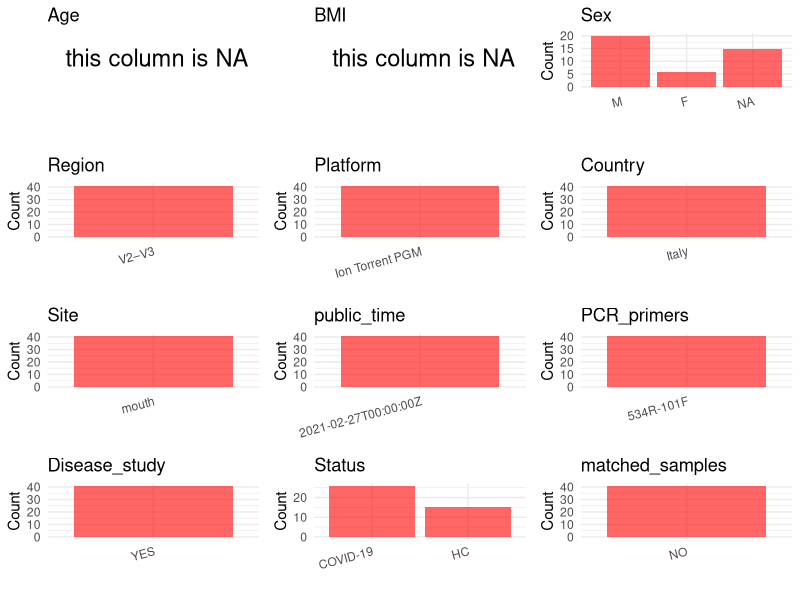

Write R code to recreate this figure. (Note: this script raises an error after producing the figure.)
## ---- chunk 1
# Load necessary libraries
library(dplyr)
library(ggplot2)
library(cowplot)

# Set working directory (update this path to your local directory)
setwd("D:/oral_project/PRJNA692359")

# Read the initial metadata files
initial_meta<-read.csv("SraRunTable.csv",header = T)

# Combine the two metadata files
#meta <- rbind(initial_meta, initial_meta1)

#Remove entries non-oral samples
#initial_meta <- subset(initial_meta,isolate %in% c("saliva","tongue coat"))

# Check the number of samples containing "HT" in Sample.Name (e.g., healthy controls)
#nrow(subset(meta, grepl("HT", Sample.Name)))

# Display the first few rows of the metadata
head(initial_meta)
## ---- chunk 2
# Create a uniform metadata dataframe
metadata <- data.frame(
  BioProject = initial_meta$BioProject,
  Run = initial_meta$Run,
  sample_name = initial_meta$Sample.Name,
  Age = NA,
  BMI = NA,
  #Sex = NA,
  Region = "V2–V3",
  Platform = initial_meta$Instrument,
  Country = initial_meta$geo_loc_name_country,
  Site = initial_meta$env_material,
  public_time = initial_meta$ReleaseDate,
  stringsAsFactors = FALSE
)
## ---- chunk 3
metadata <- metadata %>%
  mutate(
    Sex = case_when(
      grepl("A", sample_name) ~ "F",  # 如果样本名称包含"A"，则性别为"F"（女性）
      grepl("ator|btor", sample_name) ~ "M",  # 如果样本名称包含"ator"，则性别为"M"（男性）
      sample_name %in% c("sal", "VW", "PF", "ON", "DG", "", NA) ~ NA_character_,  # 如果样本名称是这些未提供或未指定的值，则性别设为NA
      TRUE ~ NA_character_  # 其他所有情况，性别也设为NA
    )
  )
## ---- chunk 4
# Add information obtained from the publication
metadata$PCR_primers <- "534R-101F"
metadata$title <- "Profiling of Oral Microbiota and Cytokines in COVID-19 Patients"
metadata$Disease_study <- "YES"
# Assign disease status based on sample_name patterns
metadata <- metadata %>%
  mutate(Status = case_when(
    grepl("VW|PF|ON|DG|sal", sample_name) ~ "HC",
    grepl("ator|A|btor", sample_name) ~ "COVID-19"
  ))

#get subjects id according to sample id
metadata$sample_name<-gsub("","",metadata$sample_name)
#get subjects id with Saliva available
keep_subjects<-subset(metadata,Site %in% "mouth")
#remove subjects without Saliva samples
metadata<-subset(metadata,sample_name %in% keep_subjects$sample_name)
#get subjects sampling counts
sample_counts <- table(metadata$sample_name)
# Create matched_samples column, any subjects have >=2 samples will be label "YES", otherwise "NO"
metadata$matched_samples <- ifelse(metadata$sample_name %in% names(sample_counts[sample_counts >= 2]), "YES", "NO")
## ---- chunk 5
# Check the number of unique runs and sample names
print(paste("Number of unique runs:", length(unique(metadata$Run))))
print(paste("Number of unique sample names:", length(unique(metadata$sample_name))))
## ---- chunk 6
# Select columns for visualization
plot_data <- metadata %>%
  select(-BioProject, -Run, -sample_name, -title)

# Function to create simple plots for each column
create_simple_plots <- function(data) {
  plots <- list()
  
  for (col in colnames(data)) {
    # Check if the column is all NA
    if (all(is.na(data[[col]]))) {
      # Create an empty plot with text indicating all NA
      p <- ggplot() +
        annotate("text", x = 0.5, y = 0.5, label = "this column is NA", size = 6) +
        labs(title = col) +
        theme_void()
    } else if (is.numeric(data[[col]])) {
      # Numeric variable: histogram
      p <- ggplot(data, aes(x = .data[[col]])) +
        geom_histogram(fill = "blue", alpha = 0.6, bins = 20, na.rm = TRUE) +
        labs(title = col) +
        theme_minimal()
    } else {
      # Categorical variable: bar plot (remove NA values)
      count_data <- as.data.frame(table(data[[col]], useNA = "ifany"))
      p <- ggplot(count_data, aes(x = reorder(Var1, -Freq), y = Freq)) +
        geom_col(fill = "red", alpha = 0.6) +
        labs(title = col, x = NULL, y = "Count") +
        theme_minimal() +
        theme(axis.text.x = element_text(angle = 15, hjust = 1))
    }
    plots[[col]] <- p
  }
  
  return(plots)
}

# Generate and arrange plots
plots <- create_simple_plots(plot_data)
p<-plot_grid(plots$Age, 
          plots$BMI, 
          plots$Sex, 
          plots$Region, 
          plots$Platform, 
          plots$Country, 
          plots$Site,
          plots$public_time, 
          plots$PCR_primers,
          plots$Disease_study,
          plots$Status,
          plots$matched_samples,# add 
          ncol = 3, align = "hv", axis = "lb")
ggsave("Metadata_Summary.png", plot = p, width = 8, height = 6, dpi = 150)
## ---- chunk 7
knitr::include_graphics("Metadata_Summary.png")
## ---- chunk 8
# Reorder columns to match the desired format
metadata <- metadata[, c(
  "BioProject", "Run", "sample_name", "Age", "BMI", "Sex", 
  "Region", "Platform", "Country", "Site", "public_time", 
  "PCR_primers", "title", "Disease_study", "Status","matched_samples"
)]

# Export the uniform metadata to a CSV file
write.csv(metadata, file = "metadata.csv", quote = TRUE)
head(metadata)
